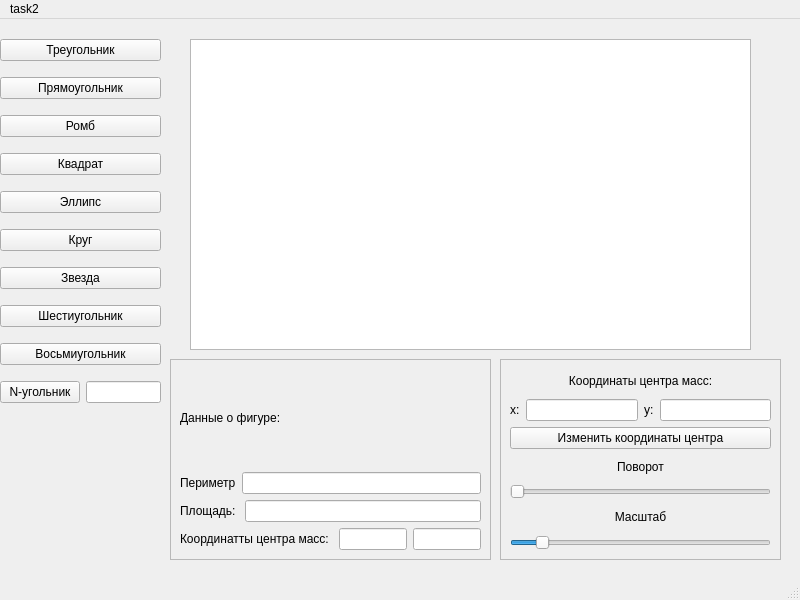
<?xml version="1.0" encoding="UTF-8"?>
<ui version="4.0">
 <class>MainWindow</class>
 <widget class="QMainWindow" name="MainWindow">
  <property name="geometry">
   <rect>
    <x>0</x>
    <y>0</y>
    <width>800</width>
    <height>600</height>
   </rect>
  </property>
  <property name="windowTitle">
   <string>MainWindow</string>
  </property>
  <widget class="QWidget" name="centralwidget">
   <widget class="QFrame" name="frame_2">
    <property name="geometry">
     <rect>
      <x>500</x>
      <y>340</y>
      <width>281</width>
      <height>201</height>
     </rect>
    </property>
    <property name="frameShape">
     <enum>QFrame::StyledPanel</enum>
    </property>
    <property name="frameShadow">
     <enum>QFrame::Raised</enum>
    </property>
    <layout class="QVBoxLayout" name="verticalLayout_7">
     <item>
      <widget class="QLabel" name="label_3">
       <property name="text">
        <string>Координаты центра масс:</string>
       </property>
       <property name="alignment">
        <set>Qt::AlignCenter</set>
       </property>
      </widget>
     </item>
     <item>
      <layout class="QHBoxLayout" name="horizontalLayout">
       <item>
        <widget class="QLabel" name="label">
         <property name="text">
          <string>x:</string>
         </property>
        </widget>
       </item>
       <item>
        <widget class="QLineEdit" name="lineEdit"/>
       </item>
       <item>
        <widget class="QLabel" name="label_2">
         <property name="text">
          <string>y:</string>
         </property>
        </widget>
       </item>
       <item>
        <widget class="QLineEdit" name="lineEdit_2"/>
       </item>
      </layout>
     </item>
     <item>
      <widget class="QPushButton" name="pushButton_10">
       <property name="text">
        <string>Изменить координаты центра</string>
       </property>
      </widget>
     </item>
     <item>
      <widget class="QLabel" name="label_5">
       <property name="text">
        <string>Поворот</string>
       </property>
       <property name="alignment">
        <set>Qt::AlignCenter</set>
       </property>
      </widget>
     </item>
     <item>
      <widget class="QSlider" name="horizontalSlider">
       <property name="maximum">
        <number>360</number>
       </property>
       <property name="pageStep">
        <number>1</number>
       </property>
       <property name="value">
        <number>0</number>
       </property>
       <property name="tracking">
        <bool>true</bool>
       </property>
       <property name="orientation">
        <enum>Qt::Horizontal</enum>
       </property>
      </widget>
     </item>
     <item>
      <widget class="QLabel" name="label_4">
       <property name="layoutDirection">
        <enum>Qt::LeftToRight</enum>
       </property>
       <property name="text">
        <string>Масштаб</string>
       </property>
       <property name="alignment">
        <set>Qt::AlignCenter</set>
       </property>
      </widget>
     </item>
     <item>
      <widget class="QSlider" name="horizontalSlider_2">
       <property name="maximum">
        <number>1000</number>
       </property>
       <property name="pageStep">
        <number>1</number>
       </property>
       <property name="value">
        <number>100</number>
       </property>
       <property name="orientation">
        <enum>Qt::Horizontal</enum>
       </property>
      </widget>
     </item>
    </layout>
   </widget>
   <widget class="QFrame" name="frame_3">
    <property name="geometry">
     <rect>
      <x>170</x>
      <y>340</y>
      <width>321</width>
      <height>201</height>
     </rect>
    </property>
    <property name="frameShape">
     <enum>QFrame::StyledPanel</enum>
    </property>
    <property name="frameShadow">
     <enum>QFrame::Raised</enum>
    </property>
    <widget class="QWidget" name="layoutWidget">
     <property name="geometry">
      <rect>
       <x>10</x>
       <y>10</y>
       <width>301</width>
       <height>181</height>
      </rect>
     </property>
     <layout class="QVBoxLayout" name="verticalLayout_2">
      <item>
       <widget class="QLabel" name="label_6">
        <property name="text">
         <string>Данные о фигуре:</string>
        </property>
       </widget>
      </item>
      <item>
       <layout class="QHBoxLayout" name="horizontalLayout_2">
        <item>
         <widget class="QLabel" name="label_9">
          <property name="text">
           <string>Периметр</string>
          </property>
         </widget>
        </item>
        <item>
         <widget class="QLineEdit" name="perimetr">
          <property name="readOnly">
           <bool>true</bool>
          </property>
         </widget>
        </item>
       </layout>
      </item>
      <item>
       <layout class="QHBoxLayout" name="horizontalLayout_3">
        <item>
         <widget class="QLabel" name="label_7">
          <property name="text">
           <string>Площадь: </string>
          </property>
         </widget>
        </item>
        <item>
         <widget class="QLineEdit" name="square">
          <property name="readOnly">
           <bool>true</bool>
          </property>
         </widget>
        </item>
       </layout>
      </item>
      <item>
       <layout class="QHBoxLayout" name="horizontalLayout_4">
        <item>
         <widget class="QLabel" name="label_8">
          <property name="text">
           <string>Координатты центра масс: </string>
          </property>
         </widget>
        </item>
        <item>
         <widget class="QLineEdit" name="xCoordinate">
          <property name="readOnly">
           <bool>true</bool>
          </property>
         </widget>
        </item>
        <item>
         <widget class="QLineEdit" name="yCoordinate">
          <property name="readOnly">
           <bool>true</bool>
          </property>
         </widget>
        </item>
       </layout>
      </item>
     </layout>
    </widget>
   </widget>
   <widget class="QGraphicsView" name="graphicsView">
    <property name="geometry">
     <rect>
      <x>190</x>
      <y>20</y>
      <width>561</width>
      <height>311</height>
     </rect>
    </property>
   </widget>
   <widget class="QWidget" name="layoutWidget">
    <property name="geometry">
     <rect>
      <x>0</x>
      <y>10</y>
      <width>161</width>
      <height>393</height>
     </rect>
    </property>
    <layout class="QVBoxLayout" name="verticalLayout">
     <item>
      <widget class="QPushButton" name="pushButton">
       <property name="text">
        <string>Треугольник</string>
       </property>
      </widget>
     </item>
     <item>
      <widget class="QPushButton" name="pushButton_2">
       <property name="text">
        <string>Прямоугольник</string>
       </property>
      </widget>
     </item>
     <item>
      <widget class="QPushButton" name="pushButton_6">
       <property name="text">
        <string>Ромб</string>
       </property>
      </widget>
     </item>
     <item>
      <widget class="QPushButton" name="pushButton_3">
       <property name="text">
        <string>Квадрат</string>
       </property>
      </widget>
     </item>
     <item>
      <widget class="QPushButton" name="pushButton_4">
       <property name="text">
        <string>Эллипс</string>
       </property>
      </widget>
     </item>
     <item>
      <widget class="QPushButton" name="pushButton_5">
       <property name="text">
        <string>Круг</string>
       </property>
      </widget>
     </item>
     <item>
      <widget class="QPushButton" name="pushButton_7">
       <property name="text">
        <string>Звезда</string>
       </property>
      </widget>
     </item>
     <item>
      <widget class="QPushButton" name="pushButton_8">
       <property name="text">
        <string>Шестиугольник</string>
       </property>
      </widget>
     </item>
     <item>
      <widget class="QPushButton" name="pushButton_9">
       <property name="text">
        <string>Восьмиугольник</string>
       </property>
      </widget>
     </item>
     <item>
      <layout class="QHBoxLayout" name="horizontalLayout_5">
       <item>
        <widget class="QPushButton" name="pushButton_11">
         <property name="text">
          <string>N-угольник</string>
         </property>
        </widget>
       </item>
       <item>
        <widget class="QLineEdit" name="lineEdit_3"/>
       </item>
      </layout>
     </item>
    </layout>
   </widget>
  </widget>
  <widget class="QMenuBar" name="menubar">
   <property name="geometry">
    <rect>
     <x>0</x>
     <y>0</y>
     <width>800</width>
     <height>25</height>
    </rect>
   </property>
   <widget class="QMenu" name="menutask2">
    <property name="title">
     <string>task2</string>
    </property>
   </widget>
   <addaction name="menutask2"/>
  </widget>
  <widget class="QStatusBar" name="statusbar"/>
 </widget>
 <resources/>
 <connections/>
</ui>
